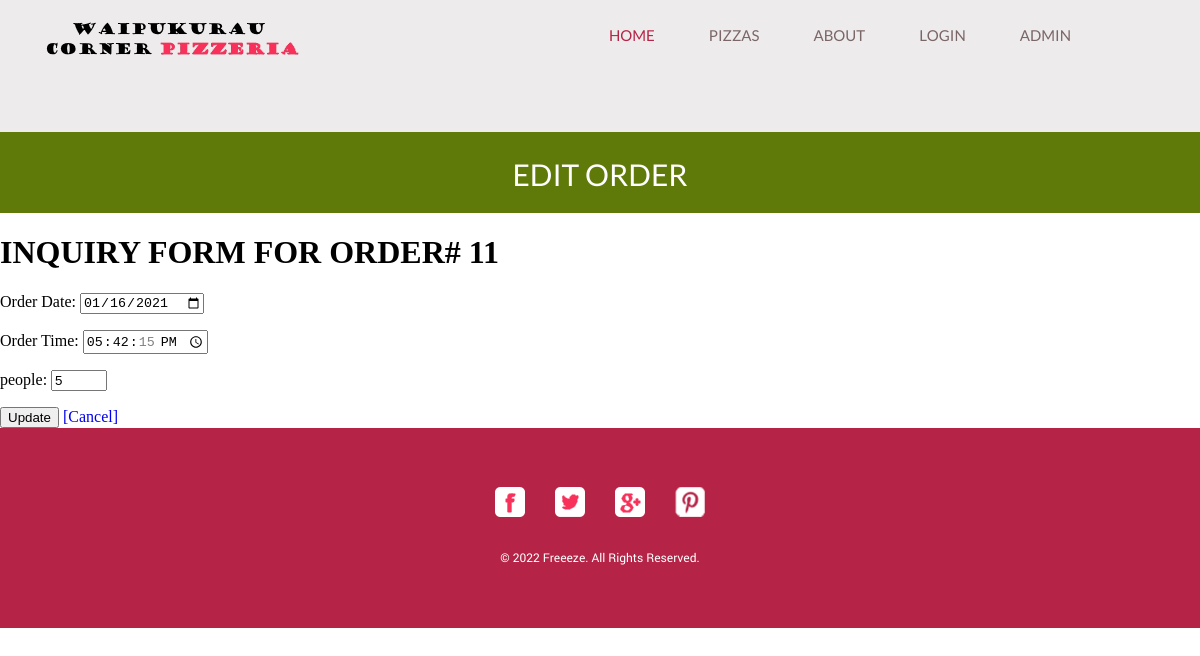
Page /editbooking.php?id=11 (signed in) on the committed database.
### tables this page shows
CREATE TABLE IF NOT EXISTS booking (
  bookingID int unsigned NOT NULL auto_increment,
  customerID int unsigned NOT NULL,
  telephone varchar(14) NOT NULL,
  bookingdate date,
  bookingtime time,
  people int default 1,
  PRIMARY KEY (bookingID)
) AUTO_INCREMENT=1;

### editbooking.php (the view, shortened to what this page needs)
<!DOCTYPE HTML>
<html>
<?php
include "header.php";
include "menu.php";
?>
<div id="body">
    <div class="header">
        <div>
            <h1>Edit Order</h1>
        </div>
    </div>
</div>
<body>
    <?php
    $DBC = mysqli_connect("127.0.0.1", DBUSER, DBPASSWORD, DBDATABASE);
    if ($_SERVER["REQUEST_METHOD"] == "GET") {
        $bookingID = $_GET['id'];
    }
    $query = 'SELECT bookingID,customerID,telephone,bookingdate,bookingtime,people FROM booking ORDER BY bookingdate';
    $result = mysqli_query($DBC, $query);
    $rowcount = mysqli_num_rows($result);
    if ($rowcount > 0) {
        $row = mysqli_fetch_assoc($result);
    ?>
        <h1>INQUIRY FORM FOR ORDER# <?php echo $bookingID; ?></h1>
        <form method="POST" action="editbooking.php">
            <p>
                <label for="bookingdate">Order Date:</label>
                <input type="date" id="bookingdate" name="bookingdate" minlength="5" maxlength="50" value="<?php echo $row['bookingdate']; ?>" required>
            </p>
            <p>
                <label for="bookingtime">Order Time:</label>
                <input type="time" id="bookingtime" name="bookingtime" minlength="5" maxlength="50" value="<?php echo $row['bookingtime']; ?>" required>
            </p>
            <p>
                <label for="people">people: </label>
                <input type="number" id="people" name="people" min="1" max="12" value="<?php echo $row['people']; ?>" required>
            </p>
            <input type="submit" name="submit" value="Update">
            <a href="listorders.php">[Cancel]</a>
        </form>
    <?php
    } else {
        echo "<h2>Food item not found with that ID</h2>";
    }
    ?>
</body>
<?php
include "footer.php";
?>
</html>

### css/style.css (style rules this page uses)
body { margin: 0; padding: 0; position: relative; width: auto; }
a { text-decoration: none; outline: none; }
#body { margin: 0; overflow: hidden; padding: 0; position: relative; width: 100%; }
#body div.header { background-color: #5F7A08; margin: 0 auto; max-width: none; overflow: hidden; padding: 0; }
#body div.header div { margin: 0 auto; max-width: 960px; padding: 0; }
#body div.header div h1 { color: #FFFFFF; font-family: lato-regular-webfont; font-size: 30px; font-weight: normal; line-height: 30px; margin: 0; padding: 28px 0 23px; text-align: center; text-transform: uppercase; }
#body div { margin: 0 auto; max-width: 960px; padding: 7px 0 57px; }

### rows in the picture
booking: bookingdate "01/16/2021", bookingtime "17:42:15", people "5"

### other values in the picture
$bookingID "11"
